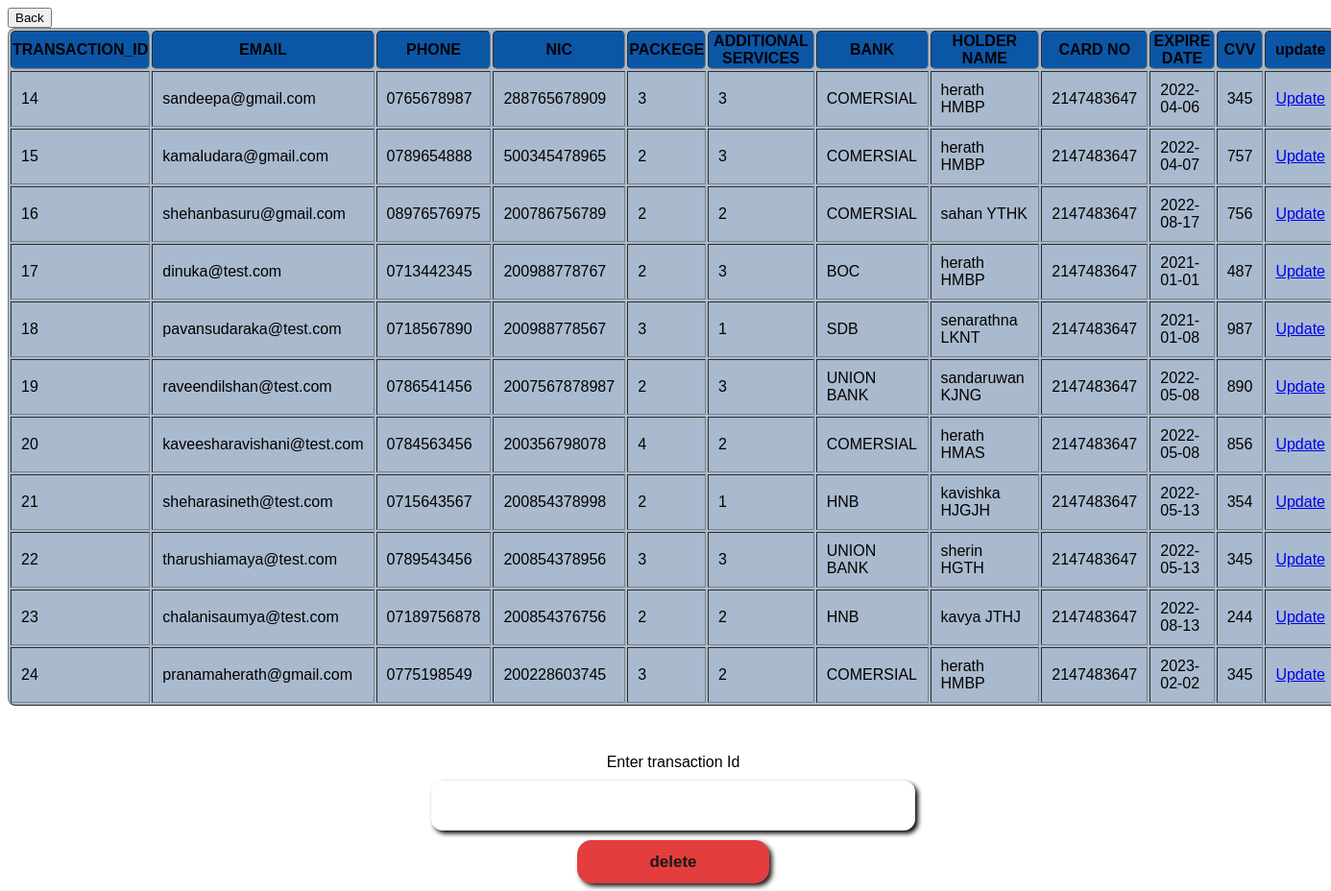
Page /Sandeepa/Bupathifnl/payinfo.php on the committed database.
### tables this page shows
CREATE TABLE `userpayment` (
  `trx_id` int(20) NOT NULL,
  `email` varchar(50) NOT NULL,
  `phone` varchar(15) NOT NULL,
  `NIC` varchar(20) NOT NULL,
  `package` varchar(50) NOT NULL,
  `additional_s` varchar(50) NOT NULL,
  `bank` varchar(50) NOT NULL,
  `holder_name` varchar(50) NOT NULL,
  `card_no` int(20) NOT NULL,
  `expire_date` date NOT NULL,
  `cvv` int(3) NOT NULL
);

### Sandeepa/Bupathifnl/payinfo.php (the view, shortened to what this page needs)
<!DOCTYPE html>
<html>
  <head>
    <link rel="stylesheet" href="portal.css">
  </head>
  <body>
  <div class="btn" style="display: flex;">
<a href="http://localhost/jobsadawiya/Sandeepa/Shamal/user_account_page.php">
<button style="margin-right: 5px;">Back</button></a>
</div>
</body>
</html>
<?php
require 'config.php';
 $sql =  " SELECT  * from userpayment; ";
  $result=$conn->query($sql);
  if($result->num_rows>0)
  {
    echo "<table border='1'> ";
    echo "<tr>";
    echo "<th>TRANSACTION_ID</th>";
    echo "<th>EMAIL</th>";
    echo "<th>PHONE</th>";
    echo "<th>NIC</th>";
    echo "<th>PACKEGE</th>";
    echo "<th>ADDITIONAL SERVICES</th>";
    echo "<th>BANK</th>";
    echo "<th>HOLDER NAME</th>";
    echo "<th>CARD NO</th>";
    echo "<th>EXPIRE DATE</th>";
    echo "<th>CVV</th>";
    echo "<th>update</th>";
    echo "</tr>";
    while($row=$result->fetch_assoc())
    {
      echo "<tr>";
      echo "<td>" . $row["trx_id"] . "</td>" .
     "<td>" . $row["email"] . "</td>" .
     "<td>" . $row["phone"] . "</td>" .
     "<td>" . $row["NIC"] . "</td>" .
     "<td>" . $row["package"] . "</td>" .
     "<td>" . $row["additional_s"] . "</td>" .
     "<td>" . $row["bank"] . "</td>" .
     "<td>" . $row["holder_name"] . "</td>" .
     "<td>" . $row["card_no"] . "</td>" .
     "<td>" . $row["expire_date"] . "</td>" .
     "<td>" . $row["cvv"] . "</td>".
     "<td><a href='payup.php?id=". $row["trx_id"]. "'>Update</a></td>";
 echo "</tr>";
    }
    echo "</table>";
  }
  else{
    echo "no results";
  }
?>
<html>
  <head>
    <link rel = "stylesheet" href = "..//php/project/portal.css">
</head>
    <body>
<form method = "post" action = "deletepayinfo.php" onsubmit="return deldataalert()">
<label style="margin-top:50px;">Enter transaction Id</label>
<input type = "text" class="pgtwayinpts" name = "delid" id = "delid" autocomplete = "off">
<input type = "submit" id = "delete" value = "delete" onclick = "deldataalert ()" >
</body>
</head>
</html>

### Sandeepa/Bupathifnl/portal.css (style rules this page uses)
body { font-family: Arial, sans-serif; width: 100%; }
label { text-align: left; }
.pgtwayinpts { width: 500px; border-radius: 12px; height: 50px; margin: 10px; box-shadow: 3px 3px 5px; border: none; }
form { display: flex; flex-direction: column; align-items: center; }
table { background-color: #a9bace; border-radius: 8px; }
td { padding: 10px; }
th { background-color: #0c56a6; border-radius: 5px; }
#delete { background-color: #e43d3d; width: 200px; height: 45px; border-radius: 15px; box-shadow: 3px 3px 5px; margin-left: 5px; padding: 12px 24px; align-content:center; text-align: center; margin-left: 200px; font-size:17px; font-family: Arial, Helvetica, sans-serif; border-width: 0px; color: #1c1818; border: none; align-content: center; font-weight: bolder; margin: auto; }

### rows in the picture
userpayment: trx_id "14", email "sandeepa@gmail.com", phone "0765678987", NIC "288765678909", package "3", additional_s "3", bank "COMERSIAL", holder_name "herath HMBP", card_no "2147483647", expire_date "2022-04-06", cvv "345"
userpayment: trx_id "15", email "kamaludara@gmail.com", phone "0789654888", NIC "500345478965", package "2", additional_s "3", bank "COMERSIAL", holder_name "herath HMBP", card_no "2147483647", expire_date "2022-04-07", cvv "757"
userpayment: trx_id "16", email "shehanbasuru@gmail.com", phone "08976576975", NIC "200786756789", package "2", additional_s "2", bank "COMERSIAL", holder_name "sahan YTHK", card_no "2147483647", expire_date "2022-08-17", cvv "756"
userpayment: trx_id "17", email "dinuka@test.com", phone "0713442345", NIC "200988778767", package "2", additional_s "3", bank "BOC", holder_name "herath HMBP", card_no "2147483647", expire_date "2021-01-01", cvv "487"
userpayment: trx_id "18", email "pavansudaraka@test.com", phone "0718567890", NIC "200988778567", package "3", additional_s "1", bank "SDB", holder_name "senarathna LKNT", card_no "2147483647", expire_date "2021-01-08", cvv "987"
userpayment: trx_id "19", email "raveendilshan@test.com", phone "0786541456", NIC "2007567878987", package "2", additional_s "3", bank "UNION BANK", holder_name "sandaruwan KJNG", card_no "2147483647", expire_date "2022-05-08", cvv "890"
userpayment: trx_id "20", email "kaveesharavishani@test.com", phone "0784563456", NIC "200356798078", package "4", additional_s "2", bank "COMERSIAL", holder_name "herath HMAS", card_no "2147483647", expire_date "2022-05-08", cvv "856"
userpayment: trx_id "21", email "sheharasineth@test.com", phone "0715643567", NIC "200854378998", package "2", additional_s "1", bank "HNB", holder_name "kavishka HJGJH", card_no "2147483647", expire_date "2022-05-13", cvv "354"
userpayment: trx_id "22", email "tharushiamaya@test.com", phone "0789543456", NIC "200854378956", package "3", additional_s "3", bank "UNION BANK", holder_name "sherin HGTH", card_no "2147483647", expire_date "2022-05-13", cvv "345"
userpayment: trx_id "23", email "chalanisaumya@test.com", phone "07189756878", NIC "200854376756", package "2", additional_s "2", bank "HNB", holder_name "kavya JTHJ", card_no "2147483647", expire_date "2022-08-13", cvv "244"
userpayment: trx_id "24", email "pranamaherath@gmail.com", phone "0775198549", NIC "200228603745", package "3", additional_s "2", bank "COMERSIAL", holder_name "herath HMBP", card_no "2147483647", expire_date "2023-02-02", cvv "345"
